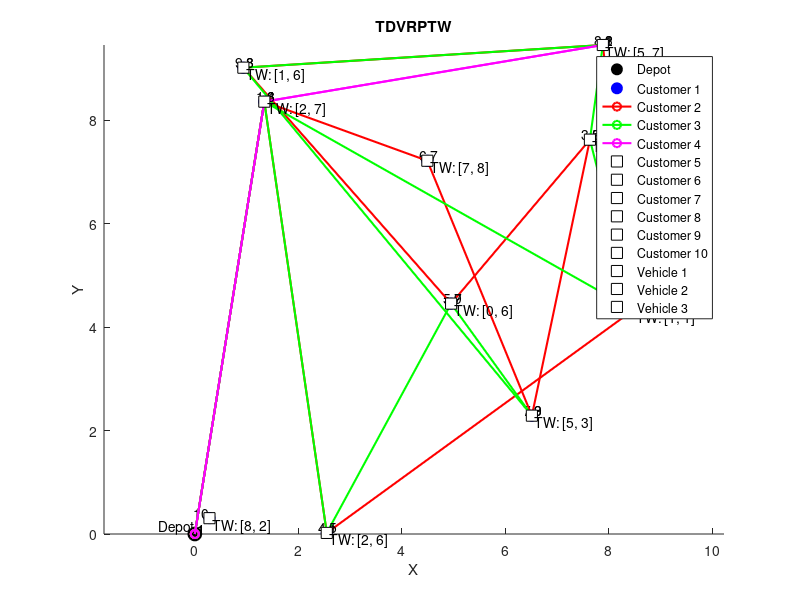

This chart was generated by the following MATLAB code:
%% Time Dependent Vehicle Routing Problem with Time Windows (TDVRPTW)nodes = [
num_customers = 10;
num_vehicles = 3;  
max_capacity = 100;  
depot = [0, 0];      
rng(1); 
customer_locations = 10 * rand(num_customers, 2);  
customer_demands = randi([1, 10], num_customers, 1); 
time_windows = randi([0, 8], num_customers, 2);  
vehicle_routes = cell(num_vehicles, 1);
for i = 1:num_vehicles
    route_length = randi([2, num_customers]);  
    vehicle_routes{i} = [1, randperm(num_customers, route_length - 1), 1]; 
end
figure;
hold on;
title('TDVRPTW');
plot(depot(1), depot(2), 'ko', 'MarkerSize', 10, 'MarkerFaceColor', 'k');
text(depot(1), depot(2), ' Depot', 'VerticalAlignment', 'bottom', 'HorizontalAlignment', 'right');
plot(customer_locations(:, 1), customer_locations(:, 2), 'bo', 'MarkerSize', 8, 'MarkerFaceColor', 'b');
for i = 1:num_customers
    text(customer_locations(i, 1), customer_locations(i, 2), sprintf(' %d', i), 'VerticalAlignment', 'bottom', 'HorizontalAlignment', 'right');
end
colors = {'r', 'g', 'm', 'c', 'y'};
for i = 1:num_vehicles
    route = vehicle_routes{i};
    route_locations = [depot; customer_locations(route, :); depot];
    plot(route_locations(:, 1), route_locations(:, 2), '-o', 'Color', colors{i}, 'LineWidth', 1.5);
    for j = 1:length(route)
        text(route_locations(j, 1), route_locations(j, 2), sprintf(' %d', route(j)), 'VerticalAlignment', 'bottom', 'HorizontalAlignment', 'left');
    end
end
for i = 1:num_customers
    start_time = time_windows(i, 1);
    end_time = time_windows(i, 2);
    plot(customer_locations(i, 1), customer_locations(i, 2), 'ks', 'MarkerSize', 8, 'MarkerFaceColor', 'w');
    text(customer_locations(i, 1), customer_locations(i, 2), sprintf(' TW: [%d, %d]', start_time, end_time), 'VerticalAlignment', 'top', 'HorizontalAlignment', 'left');
end
legend_strings = [{'Depot'}, arrayfun(@(x) sprintf('Customer %d', x), 1:num_customers, 'UniformOutput', false), arrayfun(@(x) sprintf('Vehicle %d', x), 1:num_vehicles, 'UniformOutput', false)];
legend(legend_strings, 'Location', 'Best');
hold off;
axis equal;
xlabel('X');
ylabel('Y');
